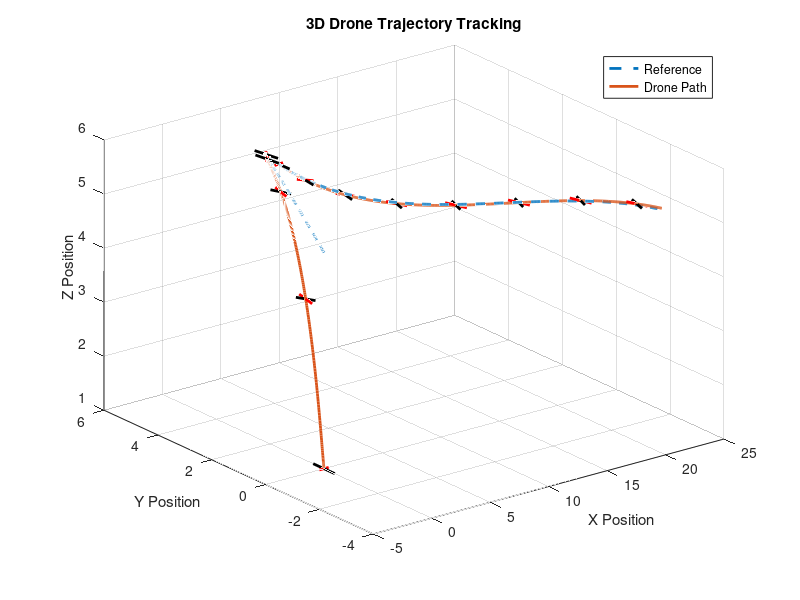
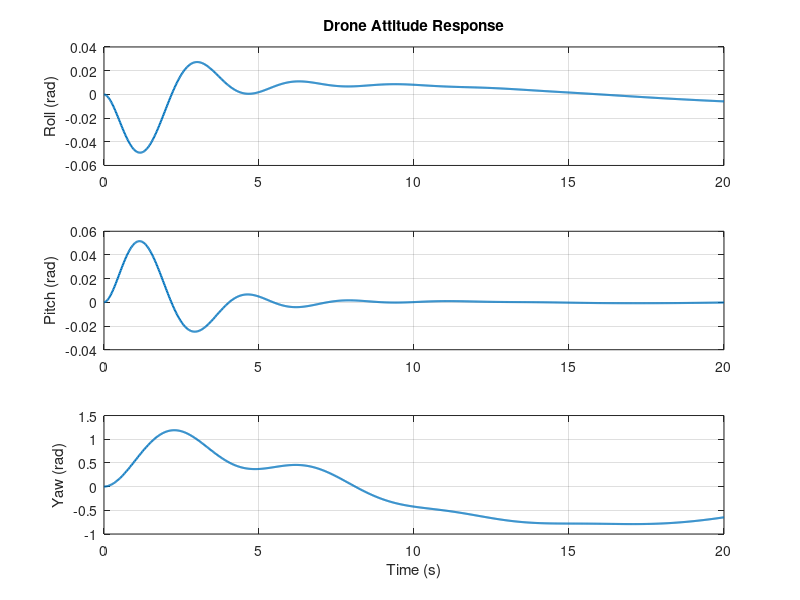
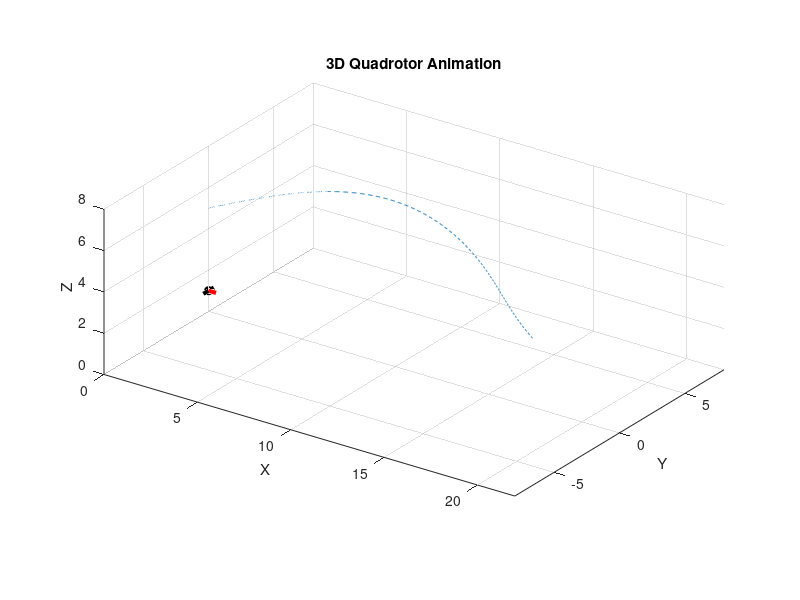

Here is the MATLAB script that generated these plots, in order: (Note: this script raises an error after producing the figures.)
%% ADVANCED REPOSITORY 01
% Version 2
% 3D Quadrotor Flight Dynamics

clc;
clear;
close all;

%% TIME SETTINGS

dt = 0.02;
tEnd = 20;

t = 0:dt:tEnd;

N = length(t);

%% DRONE PARAMETERS

m = 1.2;
g = 9.81;

%% STATES

x = zeros(1,N);
y = zeros(1,N);
z = zeros(1,N);

vx = zeros(1,N);
vy = zeros(1,N);
vz = zeros(1,N);

% ATTITUDE STATES

roll  = zeros(1,N);
pitch = zeros(1,N);
yaw   = zeros(1,N);

% ANGULAR RATES

p = zeros(1,N);   % Roll rate
q = zeros(1,N);   % Pitch rate
r = zeros(1,N);   % Yaw rate

%% INITIAL CONDITIONS

x(1) = 0;
y(1) = 0;
z(1) = 1;

%% REFERENCE TRAJECTORY

x_ref = linspace(0,20,N);

y_ref = 5*sin(0.2*t);

z_ref = 5 + 0.5*sin(0.4*t);

%% CONTROLLER GAINS

Kp_x = 1.4;
Kd_x = 1.8;

Kp_y = 1.2;
Kd_y = 1.6;

Kp_z = 2.0;
Kd_z = 2.8;

%% DISTURBANCES

windX = 0.2*sin(0.5*t);
windY = 0.2*cos(0.3*t);

%% MAIN SIMULATION LOOP

for i = 1:N-1
    
    %% POSITION ERRORS
    
    ex = x_ref(i) - x(i);
    ey = y_ref(i) - y(i);
    ez = z_ref(i) - z(i);
    
   %% REFERENCE VELOCITIES

vx_ref = (x_ref(i+1)-x_ref(i))/dt;
vy_ref = (y_ref(i+1)-y_ref(i))/dt;
vz_ref = (z_ref(i+1)-z_ref(i))/dt;

%% VELOCITY ERRORS

evx = vx_ref - vx(i);
evy = vy_ref - vy(i);
evz = vz_ref - vz(i);
  %% CONTROL ACCELERATIONS

ax = Kp_x*ex + Kd_x*evx ...
     + 0.5*windX(i);

ay = Kp_y*ey + Kd_y*evy ...
    + 0.15*windY(i);

az = Kp_z*ez + Kd_z*evz;
    
    %% LIMIT ACCELERATION
    
    ax = max(min(ax,3),-3);
    ay = max(min(ay,3),-3);
    az = max(min(az,4),-4);
    
   %% INTEGRATION

vx(i+1) = vx(i) + ax*dt;
vy(i+1) = vy(i) + ay*dt;
vz(i+1) = vz(i) + az*dt;

x(i+1) = x(i) + vx(i)*dt;
y(i+1) = y(i) + vy(i)*dt;
z(i+1) = z(i) + vz(i)*dt;

%% ATTITUDE DYNAMICS

% DESIRED ANGLES

roll_ref  = -0.04*ay;
pitch_ref =  0.04*ax;

% ANGLE ERRORS

eroll  = roll_ref  - roll(i);
epitch = pitch_ref - pitch(i);

% RATE DYNAMICS

p(i+1) = p(i) + 4*eroll*dt;
q(i+1) = q(i) + 4*epitch*dt;

% DAMPING

p(i+1) = 0.98*p(i+1);
q(i+1) = 0.98*q(i+1);

% ANGLE INTEGRATION

roll(i+1)  = roll(i)  + p(i+1)*dt;
pitch(i+1) = pitch(i) + q(i+1)*dt;

% YAW CONTROL

yaw_ref = atan2(vy(i+1),vx(i+1));

eyaw = yaw_ref - yaw(i);

r(i+1) = r(i) + 2*eyaw*dt;

r(i+1) = 0.99*r(i+1);

yaw(i+1) = yaw(i) + r(i+1)*dt;
    
    %% PREVENT GROUND COLLISION
    
    if z(i+1) < 0
        
        z(i+1) = 0;
        vz(i+1) = 0;
        
    end
    
end

%% 3D TRAJECTORY

figure(1);

plot3(x_ref,y_ref,z_ref,'--','LineWidth',2);
hold on;

plot3(x,y,z,'LineWidth',2);

% QUADROTOR SNAPSHOTS

skip = 80;

armLength = 0.4;

for k = 1:skip:N
    
    % BODY AXES
    
    xBody = [ ...
        x(k)-armLength*cos(yaw(k)), ...
        x(k)+armLength*cos(yaw(k))];
    
    yBody = [ ...
        y(k)-armLength*sin(yaw(k)), ...
        y(k)+armLength*sin(yaw(k))];
    
    zBody = [z(k) z(k)];
    
    % CROSS ARM
    
    xCross = [ ...
        x(k)-armLength*cos(yaw(k)+pi/2), ...
        x(k)+armLength*cos(yaw(k)+pi/2)];
    
    yCross = [ ...
        y(k)-armLength*sin(yaw(k)+pi/2), ...
        y(k)+armLength*sin(yaw(k)+pi/2)];
    
    zCross = [z(k) z(k)];
    
    plot3(xBody,yBody,zBody,...
        'r','LineWidth',2);
    
    plot3(xCross,yCross,zCross,...
        'k','LineWidth',2);
    
end
grid on;

xlabel('X Position');
ylabel('Y Position');
zlabel('Z Position');

title('3D Drone Trajectory Tracking');

legend({'Reference','Drone Path'});

%% SAVE FIGURE
saveas(gcf,'drone_3d_trajectory.png');

%% ATTITUDE RESPONSES

figure(2);

subplot(3,1,1);

plot(t,roll,'LineWidth',1.5);

grid on;

ylabel('Roll (rad)');

title('Drone Attitude Response');

subplot(3,1,2);

plot(t,pitch,'LineWidth',1.5);

grid on;

ylabel('Pitch (rad)');

subplot(3,1,3);

plot(t,yaw,'LineWidth',1.5);

grid on;

ylabel('Yaw (rad)');
xlabel('Time (s)');

%% SAVE FIGURE
saveas(gcf,'drone_attitude.png');
%% 3D QUADROTOR ANIMATION

figure(3);

filename = 'quadrotor_animation.gif';

armLength = 0.4;

for k = 1:10:N
    
    clf;
    
    hold on;
    
    % REFERENCE TRAJECTORY
    plot3(x_ref,y_ref,z_ref,'--');
    
    % ACTUAL TRAJECTORY
    plot3(x(1:k),y(1:k),z(1:k),...
        'b','LineWidth',2);
    
    %% QUADROTOR BODY
    
    xBody = [ ...
        x(k)-armLength*cos(yaw(k)), ...
        x(k)+armLength*cos(yaw(k))];
    
    yBody = [ ...
        y(k)-armLength*sin(yaw(k)), ...
        y(k)+armLength*sin(yaw(k))];
    
    zBody = [z(k) z(k)];
    
    xCross = [ ...
        x(k)-armLength*cos(yaw(k)+pi/2), ...
        x(k)+armLength*cos(yaw(k)+pi/2)];
    
    yCross = [ ...
        y(k)-armLength*sin(yaw(k)+pi/2), ...
        y(k)+armLength*sin(yaw(k)+pi/2)];
    
    zCross = [z(k) z(k)];
    
    plot3(xBody,yBody,zBody,...
        'r','LineWidth',3);
    
    plot3(xCross,yCross,zCross,...
        'k','LineWidth',3);
    
    % DRONE CENTER
    
    plot3(x(k),y(k),z(k),...
        'ko','MarkerSize',6,...
        'MarkerFaceColor','k');
    
    %% AXES
    
    xlabel('X');
    ylabel('Y');
    zlabel('Z');
    
    title('3D Quadrotor Animation');
    
    grid on;
    
    axis equal;
    
    xlim([0 22]);
    ylim([-8 8]);
    zlim([0 8]);
    
    view(35,25);
    
    drawnow;
    
    %% GIF EXPORT
    
    frame = getframe(gcf);
    
    im = frame2im(frame);
    
    [A,map] = rgb2ind(im,256);
    
    if k == 1
        
        imwrite(A,map,filename,...
            'gif',...
            'LoopCount',Inf,...
            'DelayTime',0.05);
        
    else
        
        imwrite(A,map,filename,...
            'gif',...
            'WriteMode','append',...
            'DelayTime',0.05);
        
    end
    
end

%% RESULTS

trajectoryError = mean( ...
    sqrt((x_ref-x).^2 + ...
         (y_ref-y).^2 + ...
         (z_ref-z).^2));

fprintf('\n3D DRONE RESULTS:\n');

fprintf('Final X Position = %.4f m\n',x(end));

fprintf('Final Y Position = %.4f m\n',y(end));

fprintf('Final Z Position = %.4f m\n',z(end));

fprintf('Mean Trajectory Error = %.4f m\n',trajectoryError);

fprintf('\nFiles saved:\n');

fprintf('1. drone_3d_trajectory.png\n');
fprintf('2. drone_attitude.png\n');
fprintf('3. quadrotor_animation.gif\n');

%% END
